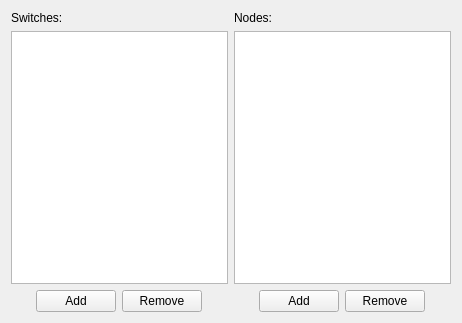
<?xml version="1.0" encoding="UTF-8"?>
<ui version="4.0">
 <class>VMTDModelForm</class>
 <widget class="QWidget" name="VMTDModelForm">
  <property name="geometry">
   <rect>
    <x>0</x>
    <y>0</y>
    <width>462</width>
    <height>323</height>
   </rect>
  </property>
  <property name="windowTitle">
   <string>Form</string>
  </property>
  <layout class="QVBoxLayout" name="verticalLayout_3">
   <item>
    <layout class="QHBoxLayout" name="_1">
     <property name="spacing">
      <number>0</number>
     </property>
     <item>
      <widget class="QWidget" name="wSwitches" native="true">
       <layout class="QVBoxLayout" name="verticalLayout">
        <property name="leftMargin">
         <number>0</number>
        </property>
        <property name="topMargin">
         <number>0</number>
        </property>
        <property name="rightMargin">
         <number>3</number>
        </property>
        <property name="bottomMargin">
         <number>0</number>
        </property>
        <item>
         <widget class="QLabel" name="_5">
          <property name="text">
           <string>Switches:</string>
          </property>
         </widget>
        </item>
        <item>
         <widget class="QListWidget" name="lwSwitches"/>
        </item>
        <item>
         <layout class="QHBoxLayout" name="_2">
          <item>
           <spacer name="_3">
            <property name="orientation">
             <enum>Qt::Horizontal</enum>
            </property>
            <property name="sizeHint" stdset="0">
             <size>
              <width>40</width>
              <height>20</height>
             </size>
            </property>
           </spacer>
          </item>
          <item>
           <widget class="QPushButton" name="pbAddSwitch">
            <property name="text">
             <string>Add</string>
            </property>
           </widget>
          </item>
          <item>
           <widget class="QPushButton" name="pbRemoveSwitch">
            <property name="text">
             <string>Remove</string>
            </property>
           </widget>
          </item>
          <item>
           <spacer name="_4">
            <property name="orientation">
             <enum>Qt::Horizontal</enum>
            </property>
            <property name="sizeHint" stdset="0">
             <size>
              <width>40</width>
              <height>20</height>
             </size>
            </property>
           </spacer>
          </item>
         </layout>
        </item>
       </layout>
      </widget>
     </item>
     <item>
      <widget class="QWidget" name="wNodes" native="true">
       <layout class="QVBoxLayout" name="verticalLayout_2">
        <property name="leftMargin">
         <number>3</number>
        </property>
        <property name="topMargin">
         <number>0</number>
        </property>
        <property name="rightMargin">
         <number>0</number>
        </property>
        <property name="bottomMargin">
         <number>0</number>
        </property>
        <item>
         <widget class="QLabel" name="_9">
          <property name="text">
           <string>Nodes:</string>
          </property>
         </widget>
        </item>
        <item>
         <widget class="QListWidget" name="lwNodes"/>
        </item>
        <item>
         <layout class="QHBoxLayout" name="_6">
          <item>
           <spacer name="_7">
            <property name="orientation">
             <enum>Qt::Horizontal</enum>
            </property>
            <property name="sizeHint" stdset="0">
             <size>
              <width>40</width>
              <height>20</height>
             </size>
            </property>
           </spacer>
          </item>
          <item>
           <widget class="QPushButton" name="pbAddNode">
            <property name="text">
             <string>Add</string>
            </property>
           </widget>
          </item>
          <item>
           <widget class="QPushButton" name="pbRemoveNode">
            <property name="text">
             <string>Remove</string>
            </property>
           </widget>
          </item>
          <item>
           <spacer name="_8">
            <property name="orientation">
             <enum>Qt::Horizontal</enum>
            </property>
            <property name="sizeHint" stdset="0">
             <size>
              <width>40</width>
              <height>20</height>
             </size>
            </property>
           </spacer>
          </item>
         </layout>
        </item>
       </layout>
      </widget>
     </item>
    </layout>
   </item>
  </layout>
 </widget>
 <resources/>
 <connections/>
</ui>
